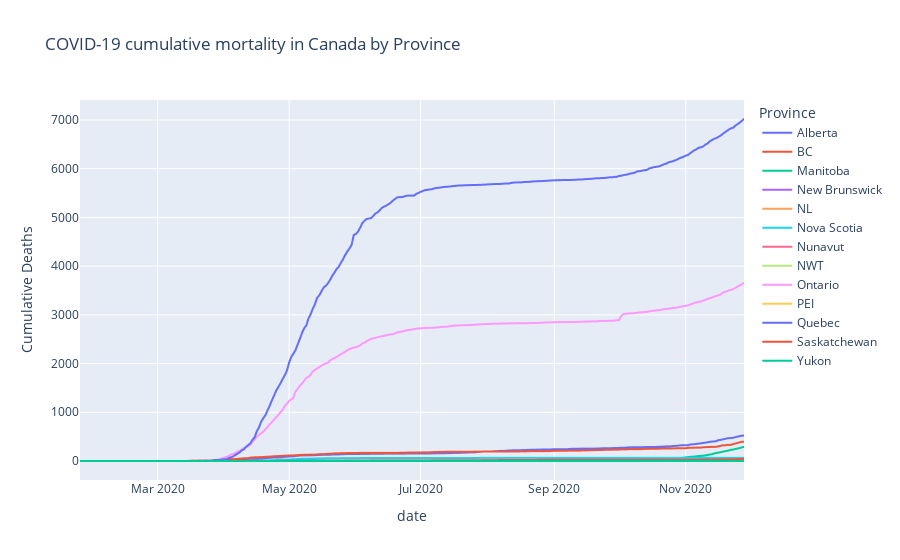

This figure's notebook cell:
### Code cell
# Cumulative deaths
fig = px.line(
    active_cases_provinces,
    x="date",
    y="cumulative_deaths",
    color="province",
    title="COVID-19 cumulative mortality in Canada by Province",
    labels=dict(
        date_death_report="Date",
        cumulative_deaths="Cumulative Deaths",
        province="Province",
    ),
    height=600,
)
fig.show()

### Figure 1 — Plotly figure (JSON) as saved in the notebook; plotly's stock layout.template omitted (floating-point values rounded to 4 significant figures; data arrays with more than 128 entries replaced by an {"elided": "..."} marker saying what was removed)
{"data": [{"hovertemplate": "Province=Alberta<br>date=%{x}<br>Cumulative Deaths=%{y}<extra></extra>", "legendgroup": "Alberta", "line": {"color": "#636efa", "dash": "solid"}, "mode": "lines", "name": "Alberta", "showlegend": true, "type": "scattergl", "x": {"elided": "309 str values"}, "xaxis": "x", "y": {"elided": "309 int values"}, "yaxis": "y"}, {"hovertemplate": "Province=BC<br>date=%{x}<br>Cumulative Deaths=%{y}<extra></extra>", "legendgroup": "BC", "line": {"color": "#EF553B", "dash": "solid"}, "mode": "lines", "name": "BC", "showlegend": true, "type": "scattergl", "x": {"elided": "309 str values"}, "xaxis": "x", "y": {"elided": "309 int values"}, "yaxis": "y"}, {"hovertemplate": "Province=Manitoba<br>date=%{x}<br>Cumulative Deaths=%{y}<extra></extra>", "legendgroup": "Manitoba", "line": {"color": "#00cc96", "dash": "solid"}, "mode": "lines", "name": "Manitoba", "showlegend": true, "type": "scattergl", "x": {"elided": "309 str values"}, "xaxis": "x", "y": {"elided": "309 int values"}, "yaxis": "y"}, {"hovertemplate": "Province=New Brunswick<br>date=%{x}<br>Cumulative Deaths=%{y}<extra></extra>", "legendgroup": "New Brunswick", "line": {"color": "#ab63fa", "dash": "solid"}, "mode": "lines", "name": "New Brunswick", "showlegend": true, "type": "scattergl", "x": {"elided": "309 str values"}, "xaxis": "x", "y": {"elided": "309 int values"}, "yaxis": "y"}, {"hovertemplate": "Province=NL<br>date=%{x}<br>Cumulative Deaths=%{y}<extra></extra>", "legendgroup": "NL", "line": {"color": "#FFA15A", "dash": "solid"}, "mode": "lines", "name": "NL", "showlegend": true, "type": "scattergl", "x": {"elided": "309 str values"}, "xaxis": "x", "y": {"elided": "309 int values"}, "yaxis": "y"}, {"hovertemplate": "Province=Nova Scotia<br>date=%{x}<br>Cumulative Deaths=%{y}<extra></extra>", "legendgroup": "Nova Scotia", "line": {"color": "#19d3f3", "dash": "solid"}, "mode": "lines", "name": "Nova Scotia", "showlegend": true, "type": "scattergl", "x": {"elided": "309 str values"}, "xaxis": "x", "y": {"elided": "309 int values"}, "yaxis": "y"}, {"hovertemplate": "Province=Nunavut<br>date=%{x}<br>Cumulative Deaths=%{y}<extra></extra>", "legendgroup": "Nunavut", "line": {"color": "#FF6692", "dash": "solid"}, "mode": "lines", "name": "Nunavut", "showlegend": true, "type": "scattergl", "x": {"elided": "309 str values"}, "xaxis": "x", "y": {"elided": "309 int values"}, "yaxis": "y"}, {"hovertemplate": "Province=NWT<br>date=%{x}<br>Cumulative Deaths=%{y}<extra></extra>", "legendgroup": "NWT", "line": {"color": "#B6E880", "dash": "solid"}, "mode": "lines", "name": "NWT", "showlegend": true, "type": "scattergl", "x": {"elided": "309 str values"}, "xaxis": "x", "y": {"elided": "309 int values"}, "yaxis": "y"}, {"hovertemplate": "Province=Ontario<br>date=%{x}<br>Cumulative Deaths=%{y}<extra></extra>", "legendgroup": "Ontario", "line": {"color": "#FF97FF", "dash": "solid"}, "mode": "lines", "name": "Ontario", "showlegend": true, "type": "scattergl", "x": {"elided": "309 str values"}, "xaxis": "x", "y": {"elided": "309 int values"}, "yaxis": "y"}, {"hovertemplate": "Province=PEI<br>date=%{x}<br>Cumulative Deaths=%{y}<extra></extra>", "legendgroup": "PEI", "line": {"color": "#FECB52", "dash": "solid"}, "mode": "lines", "name": "PEI", "showlegend": true, "type": "scattergl", "x": {"elided": "309 str values"}, "xaxis": "x", "y": {"elided": "309 int values"}, "yaxis": "y"}, {"hovertemplate": "Province=Quebec<br>date=%{x}<br>Cumulative Deaths=%{y}<extra></extra>", "legendgroup": "Quebec", "line": {"color": "#636efa", "dash": "solid"}, "mode": "lines", "name": "Quebec", "showlegend": true, "type": "scattergl", "x": {"elided": "309 str values"}, "xaxis": "x", "y": {"elided": "309 int values"}, "yaxis": "y"}, {"hovertemplate": "Province=Saskatchewan<br>date=%{x}<br>Cumulative Deaths=%{y}<extra></extra>", "legendgroup": "Saskatchewan", "line": {"color": "#EF553B", "dash": "solid"}, "mode": "lines", "name": "Saskatchewan", "showlegend": true, "type": "scattergl", "x": {"elided": "309 str values"}, "xaxis": "x", "y": {"elided": "309 int values"}, "yaxis": "y"}, {"hovertemplate": "Province=Yukon<br>date=%{x}<br>Cumulative Deaths=%{y}<extra></extra>", "legendgroup": "Yukon", "line": {"color": "#00cc96", "dash": "solid"}, "mode": "lines", "name": "Yukon", "showlegend": true, "type": "scattergl", "x": {"elided": "309 str values"}, "xaxis": "x", "y": {"elided": "309 int values"}, "yaxis": "y"}], "layout": {"autosize": true, "legend": {"title": {"text": "Province"}, "tracegroupgap": 0}, "title": {"text": "COVID-19 cumulative mortality in Canada by Province"}, "xaxis": {"anchor": "y", "autorange": true, "domain": [0, 1], "range": ["2020-01-25", "2020-11-28"], "title": {"text": "date"}, "type": "date"}, "yaxis": {"anchor": "x", "autorange": true, "domain": [0, 1], "range": [-390.1, 7411.0], "title": {"text": "Cumulative Deaths"}, "type": "linear"}}}
